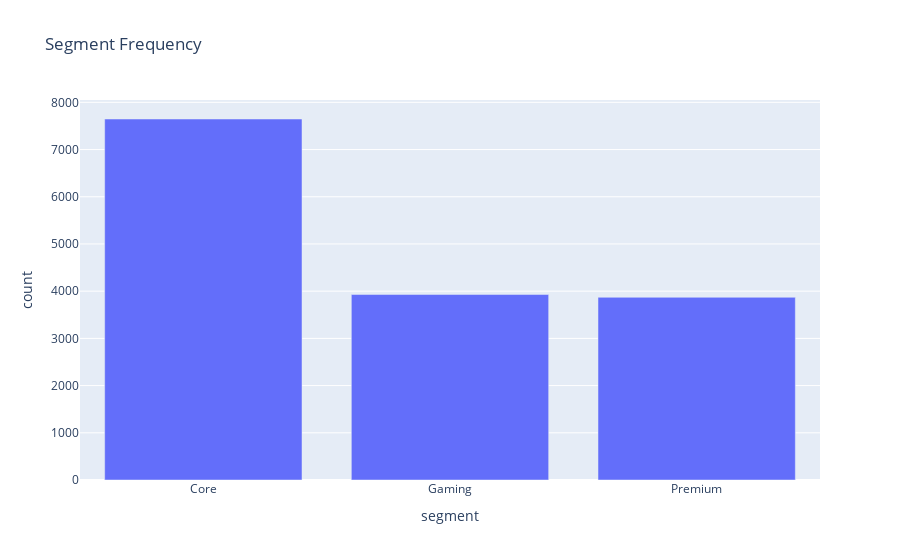

Notebook code for this chart:
### Code cell
fig = px.bar(
    segment_freq, 
    x = 'segment', 
    y = 'count',
    title = 'Segment Frequency'
)

fig.show()

### Figure 1 — Plotly figure (JSON) as saved in the notebook; plotly's stock layout.template omitted (floating-point values rounded to 4 significant figures)
{"data": [{"alignmentgroup": "True", "hovertemplate": "segment=%{x}<br>count=%{y}<extra></extra>", "legendgroup": "", "marker": {"color": "#636efa", "pattern": {"shape": ""}}, "name": "", "offsetgroup": "", "orientation": "v", "showlegend": false, "textposition": "auto", "type": "bar", "x": ["Core", "Gaming", "Premium"], "xaxis": "x", "y": [7647, 3929, 3870], "yaxis": "y"}], "layout": {"barmode": "relative", "legend": {"tracegroupgap": 0}, "title": {"text": "Segment Frequency"}, "xaxis": {"anchor": "y", "domain": [0, 1], "title": {"text": "segment"}}, "yaxis": {"anchor": "x", "domain": [0, 1], "title": {"text": "count"}}}}
